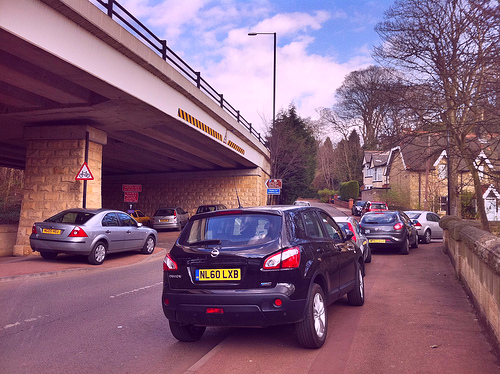
#> input picture Augmented_data/dataset_augmented_colorshift/images/train/Cars104_colorshift_1.png, 500 x 374 px
$ python -i ocr.py   (imports and definitions only)
#> lines starting #> are read from the running program, lines starting #| are printed output that depends on the picture; after the words box and inside, x2 and y2 are one past the last pixel; in counts of white or black regions, pixels touching at a corner belong together
#> further down, picture is the input picture: shape (374, 500, 3); mean B, G, R 120.9, 96, 131.5
import easyocr
import cv2
import numpy as np
import os
import glob
from pathlib import Path
import pandas as pd
import re
from dpi_check import is_ocr_ready
import io
from google.cloud import vision

STATE_NAMES = [
    "ALABAMA", "ALASKA", "ARIZONA", "ARKANSAS", "CALIFORNIA", "COLORADO",
    "CONNECTICUT", "DELAWARE", "FLORIDA", "GEORGIA", "HAWAII", "IDAHO",
    "ILLINOIS", "INDIANA", "IOWA", "KANSAS", "KENTUCKY", "LOUISIANA",
    "MAINE", "MARYLAND", "MASSACHUSETTS", "MICHIGAN", "MINNESOTA",
    "MISSISSIPPI", "MISSOURI", "MONTANA", "NEBRASKA", "NEVADA",
    "NEWHAMPSHIRE", "NEWJERSEY", "NEWMEXICO", "NEWYORK", "NORTHCAROLINA",
    "NORTHDAKOTA", "OHIO", "OKLAHOMA", "OREGON", "PENNSYLVANIA",
    "RHODEISLAND", "SOUTHCAROLINA", "SOUTHDAKOTA", "TENNESSEE", "TEXAS",
    "UTAH", "VERMONT", "VIRGINIA", "WASHINGTON", "WESTVIRGINIA",
    "WISCONSIN", "WYOMING", "DISTRICTOFCOLUMBIA"
]

# [43 lines left out: functions filter_state_names, read_confidence_and_dpi, not called in this run]

def preprocess_for_ocr(image):
    """Enhance image for better OCR performance"""
    gray = cv2.cvtColor(image, cv2.COLOR_BGR2GRAY) if len(image.shape) == 3 else image
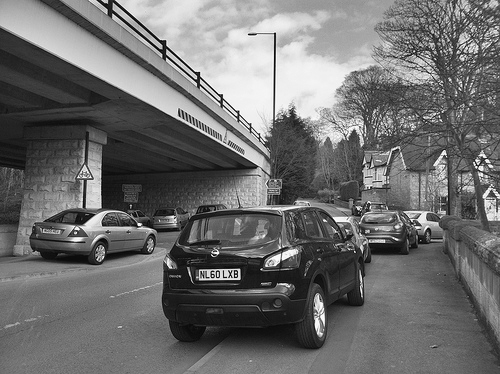
#> gray: shape (374, 500); min 9, max 250, mean 109.3
    denoised = cv2.fastNlMeansDenoising(gray, None, h=10, searchWindowSize=21, templateWindowSize=7)
    blurred = cv2.GaussianBlur(denoised, (3, 3), 0)
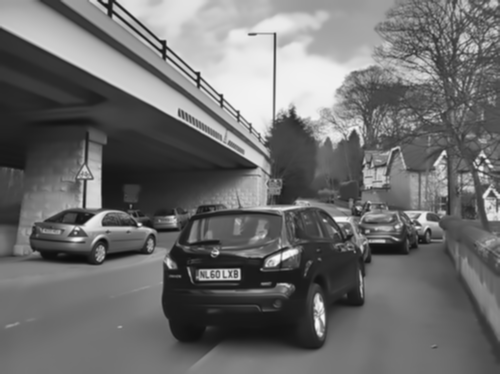
#> blurred: shape (374, 500); min 13, max 249, mean 109.3
    amount = 1.2
    sharpened = cv2.addWeighted(denoised, 1.0 + amount, blurred, -amount, 0)
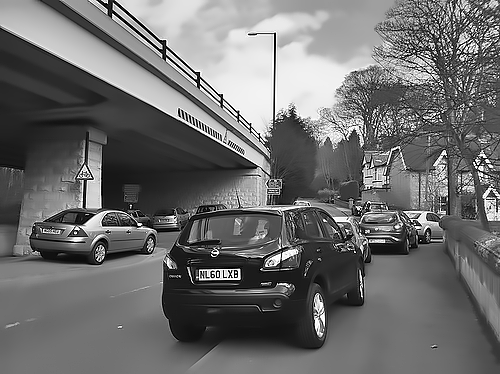
#> sharpened: shape (374, 500); min 0, max 255, mean 109.2
    clahe = cv2.createCLAHE(clipLimit=1.5, tileGridSize=(8, 8))
    enhanced = clahe.apply(sharpened)
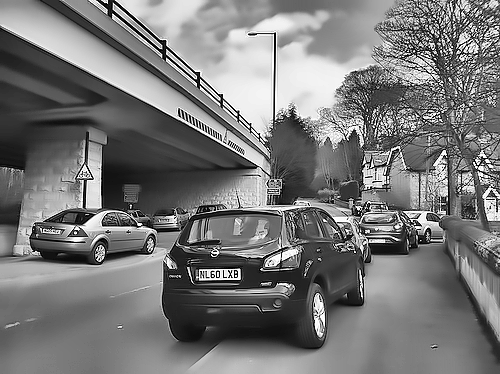
#> enhanced: shape (374, 500); min 1, max 255, mean 119.7
    thresh = cv2.adaptiveThreshold(enhanced, 255, cv2.ADAPTIVE_THRESH_GAUSSIAN_C,
                                 cv2.THRESH_BINARY_INV, 19, 8)
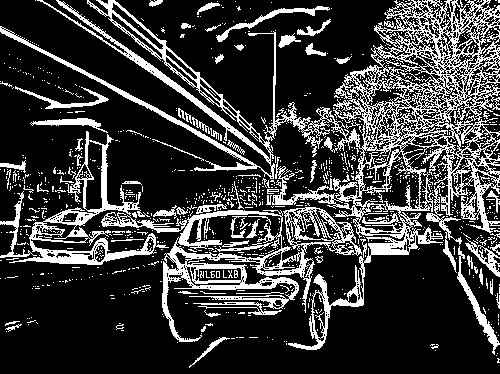
#> thresh: shape (374, 500); 22.8% white; 1070 white regions (989 under 20 px), largest, box (x1, y1, x2, y2) and area: (0, 0, 500, 350) 22830, (9, 131, 362, 342) 9858, (457, 246, 500, 355) 636
    kernel = np.ones((2, 2), np.uint8)
    cleaned = cv2.morphologyEx(thresh, cv2.MORPH_CLOSE, kernel)
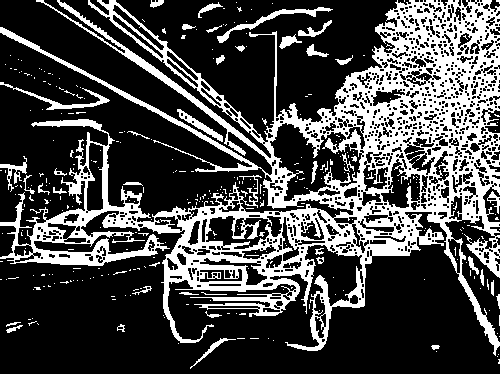
#> cleaned: shape (374, 500); 28.3% white; 346 white regions (305 under 20 px), largest, box (x1, y1, x2, y2) and area: (0, 0, 500, 356) 48295, (217, 7, 333, 43) 537, (0, 82, 110, 110) 477
    cleaned = cv2.morphologyEx(cleaned, cv2.MORPH_OPEN, np.ones((2, 2), np.uint8))
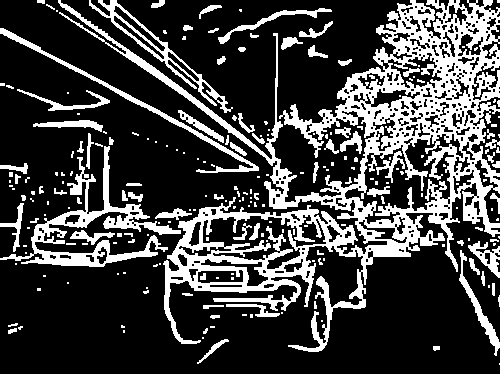
#> cleaned: shape (374, 500); 25.8% white; 230 white regions (147 under 20 px), largest, box (x1, y1, x2, y2) and area: (58, 0, 500, 352) 32051, (0, 146, 181, 267) 4131, (0, 28, 259, 173) 1526
    return cleaned

# [225 lines left out: functions recognize_with_google_vision, recognize_plate, ensemble_recognition, process_all_plates, not called in this run]

# [2 lines not run here, left out]

>>> import cv2
>>> picture = cv2.imread('Augmented_data/dataset_augmented_colorshift/images/train/Cars104_colorshift_1.png')
>>> result = preprocess_for_ocr(picture)
